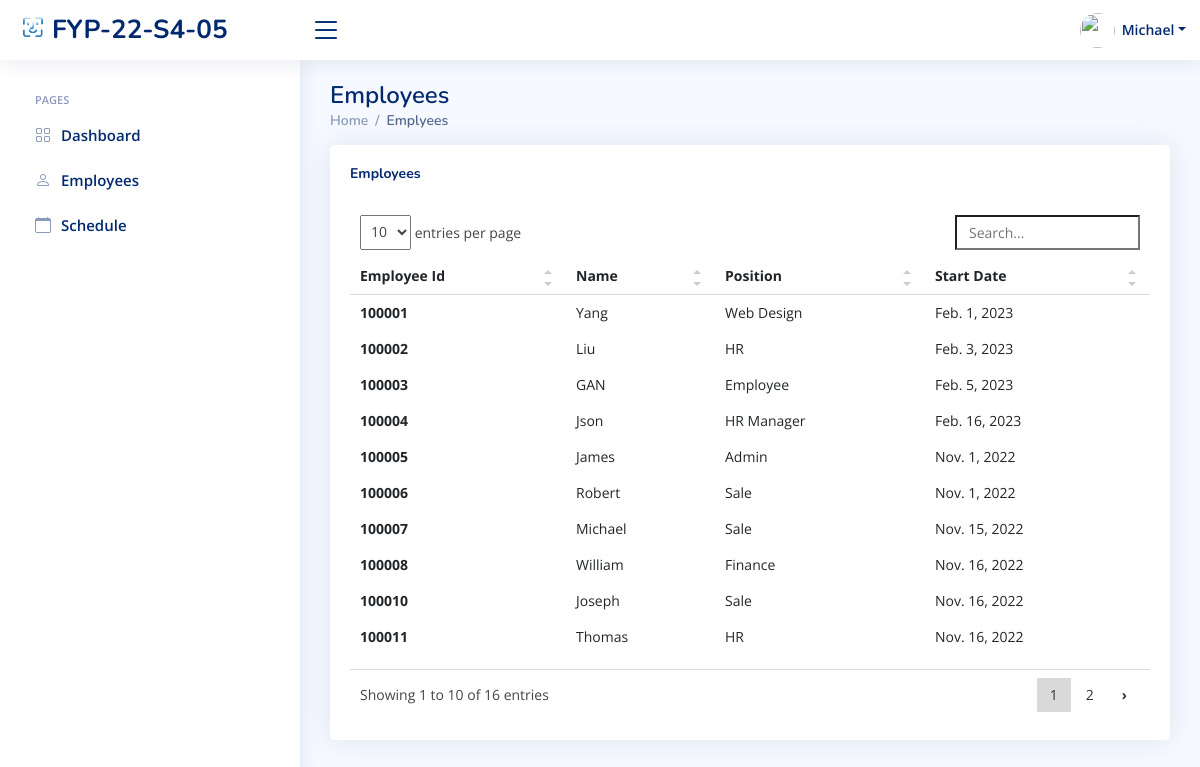
/HR/Employees/ (signed in), run on the app's committed database.
### index/models.py (models this page shows, shortened)
class Employee(models.Model):
	Employee_ID = models.IntegerField(primary_key=True)
	Full_Name = models.CharField(max_length=100)
	Job_Title = models.CharField(max_length=100)
	Phone_Number = models.CharField(max_length=100)
	salt = models.CharField(max_length=50, null=True)
	Email_Address = models.EmailField()
	Role = models.ForeignKey(Role, on_delete=models.CASCADE)
	Profile_Image = models.ImageField(null=True,blank=True, upload_to='profile_pics/')
	Password = models.CharField(max_length=256)
	Start_Date = models.DateField(auto_now_add=True)

### index/views/HR.py (the view)
# urls.py: path('HR/Employees/', HR.HR_EmployeePage, name='EmployeesPage'),
def HR_EmployeePage(request):
    currentEmployee = Employee.objects.get(Employee_ID=request.session['Employee_ID'])
    Title = 'Employees Page'
    data = Employee.objects.all()
    context = {
        'Employee_ID': currentEmployee.Employee_ID,
        'Job_Title': currentEmployee.Job_Title,
        'Full_Name': currentEmployee.Full_Name,
        'PFP': currentEmployee.Profile_Image.url,
        'data': data,
        'title': Title,
    }
    return render(request, 'HR/employees.html', context)

### templates/HR/employees.html (shortened to what this page needs)
{% extends "index/base.html" %}
{% load static %}
{% block content %}
{% include 'HR/HR_base.html'%}
<main id="main" class="main">
    <div class="pagetitle">
      <h1>Employees</h1>
      <nav>
        <ol class="breadcrumb">
          <li class="breadcrumb-item"><a href="{% url 'HR_home' %}">Home</a></li>
          <li class="breadcrumb-item active">Emplyees</li>
        </ol>
      </nav>
    </div>
    <section class="section">
      <div class="row">
        <div class="col-lg-12">
          <div class="card recent-sales overflow-auto">
            <div class="card-body">
              <div class="col-lg-12 align-items-center justify-content-center card-title">
                <h5 class="float-start"><b>Employees</b></h5>
                <br>
              </div>
              <table class="table table-borderless table-hover datatable">
                <thead>
                  <tr>
                      <th scope="col">Employee Id</th>
                    <th scope="col">Name</th>
                    <th scope="col">Position</th>
                    <th scope="col">Start Date</th>
                  </tr>
                </thead>
                <tbody>
                  {% for d in data  %}
                  <tr class="tr"  onclick='setGetParameter( "{{ d.Employee_ID}} ")'>
                    <th scope="row">{{d.Employee_ID}}</th>
                    <td>{{d.Full_Name}}</td>
                    <td>{{d.Job_Title}}</td>
                    <td>{{d.Start_Date}}</td>
                  </tr>
                   {% endfor %}
                </tbody>
              </table>
            </div>
          </div>
        </div>
      </div>
    </section>
  </main>
{% endblock content %}

### templates/HR/HR_base.html (shortened to what this page needs)
{% load static %}
  <header id="header" class="header fixed-top d-flex align-items-center">
    <div class="d-flex align-items-center justify-content-between">
      <a href="{% url 'HR_home' %}" class="logo d-flex align-items-center">
        <img src="{% static 'assets/img/logo.png' %}" alt="">
        <span class="d-none d-lg-block">FYP-22-S4-05</span>
      </a>
      <i class="bi bi-list toggle-sidebar-btn"></i>
    </div>
    <nav class="header-nav ms-auto">
      <ul class="d-flex align-items-center">
        <li class="nav-item dropdown pe-3">
          <a class="nav-link nav-profile d-flex align-items-center pe-0" href="{% url 'HR_Profile' %}" data-bs-toggle="dropdown">
            <img src="{{ PFP }}" alt="" class="rounded-circle" height="35" width="35">
            <span class="d-none d-md-block dropdown-toggle ps-2">{{ Full_Name }}</span>
          </a>
        </li>
      </ul>
    </nav>
  </header>
  <aside id="sidebar" class="sidebar">
    <ul class="sidebar-nav" id="sidebar-nav">
      <li class="nav-heading">Pages</li>
      <li class="nav-item">
        <a class="nav-link collapsed" href="{%  url 'HR_home' %}">
          <i class="bi bi-grid"></i>
          <span>Dashboard</span>
        </a>
      </li>
      <li class="nav-item">
        <a class="nav-link collapsed" href="{% url 'EmployeesPage' %}">
          <i class="bi bi-person"></i>
          <span>Employees</span>
        </a>
      </li>
      <li class="nav-item">
        <a class="nav-link collapsed" href="{% url 'View_Schedule' %}">
          <i class="bi bi-calendar"></i>
          <span>Schedule</span>
        </a>
      </li>
  </aside>

### static/assets/css/style.css (style rules this page uses)
:root { scroll-behavior: smooth; }
body { font-family: "Open Sans", sans-serif; background: #f6f9ff; color: #444444; }
a { color: #4154f1; text-decoration: none; }
h1, h2, h3, h4, h5, h6 { font-family: "Nunito", sans-serif; }
#main { margin-top: 60px; padding: 20px 30px; transition: all 0.3s; }
.pagetitle { margin-bottom: 10px; }
.pagetitle h1 { font-size: 24px; margin-bottom: 0; font-weight: 600; color: #012970; }
.card { margin-bottom: 30px; border: none; border-radius: 5px; box-shadow: 0px 0 30px rgba(1, 41, 112, 0.1); }
.card-title { padding: 20px 0 15px 0; font-size: 18px; font-weight: 500; color: #012970; font-family: "Poppins", sans-serif; }
.card-body { padding: 0 20px 20px 20px; }
.breadcrumb { font-size: 14px; font-family: "Nunito", sans-serif; color: #899bbd; font-weight: 600; }
.breadcrumb a { color: #899bbd; transition: 0.3s; }
.breadcrumb .breadcrumb-item::before { color: #899bbd; }
.breadcrumb .active { color: #51678f; font-weight: 600; }
.logo { line-height: 1; }
@media (min-width: 1200px) { .logo { width: 280px; } }
.logo img { max-height: 26px; margin-right: 6px; }
.logo span { font-size: 26px; font-weight: 700; color: #012970; font-family: "Nunito", sans-serif; }
.header { transition: all 0.5s; z-index: 997; height: 60px; box-shadow: 0px 2px 20px rgba(1, 41, 112, 0.1); background-color: #fff; padding-left: 20px; }
.header .toggle-sidebar-btn { font-size: 32px; padding-left: 10px; cursor: pointer; color: #012970; }
.header-nav ul { list-style: none; }
.header-nav>ul { margin: 0; padding: 0; }
.header-nav .nav-profile { color: #012970; }
.header-nav .nav-profile img { max-height: 36px; }
.header-nav .nav-profile span { font-size: 14px; font-weight: 600; }
.sidebar { position: fixed; top: 60px; left: 0; bottom: 0; width: 300px; z-index: 996; transition: all 0.3s; padding: 20px; overflow-y: auto; scrollbar-width: thin; scrollbar-color: #aab7cf transparent; box-shadow: 0px 0px 20px rgba(1, 41, 112, 0.1); background-color: #fff; }
@media (min-width: 1200px) { #main, #footer { margin-left: 300px; } }
.sidebar-nav { padding: 0; margin: 0; list-style: none; }
.sidebar-nav li { padding: 0; margin: 0; list-style: none; }
.sidebar-nav .nav-item { margin-bottom: 5px; }
.sidebar-nav .nav-heading { font-size: 11px; text-transform: uppercase; color: #899bbd; font-weight: 600; margin: 10px 0 5px 15px; }
.sidebar-nav .nav-link { display: flex; align-items: center; font-size: 15px; font-weight: 600; color: #4154f1; transition: 0.3; background: #f6f9ff; padding: 10px 15px; border-radius: 4px; }
.sidebar-nav .nav-link i { font-size: 16px; margin-right: 10px; color: #4154f1; }
.sidebar-nav .nav-link.collapsed { color: #012970; background: #fff; }
.sidebar-nav .nav-link.collapsed i { color: #899bbd; }

### data on the page
Employee: Full_Name "Michael", Employee_ID "100007", Job_Title "Sale", Start_Date "Nov. 15, 2022"
Employee: Employee_ID "100001", Full_Name "Yang", Job_Title "Web Design", Start_Date "Feb. 1, 2023"
Employee: Employee_ID "100002", Full_Name "Liu", Job_Title "HR", Start_Date "Feb. 3, 2023"
Employee: Employee_ID "100003", Full_Name "GAN", Job_Title "Employee", Start_Date "Feb. 5, 2023"
Employee: Employee_ID "100004", Full_Name "Json", Job_Title "HR Manager", Start_Date "Feb. 16, 2023"
Employee: Employee_ID "100005", Full_Name "James", Job_Title "Admin", Start_Date "Nov. 1, 2022"
Employee: Employee_ID "100006", Full_Name "Robert", Job_Title "Sale", Start_Date "Nov. 1, 2022"
Employee: Employee_ID "100008", Full_Name "William", Job_Title "Finance", Start_Date "Nov. 16, 2022"
Employee: Employee_ID "100010", Full_Name "Joseph", Job_Title "Sale", Start_Date "Nov. 16, 2022"
Employee: Employee_ID "100011", Full_Name "Thomas", Job_Title "HR", Start_Date "Nov. 16, 2022"
